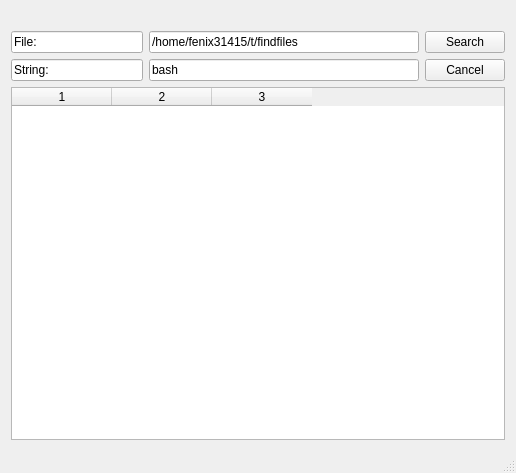
<?xml version="1.0" encoding="UTF-8"?>
<ui version="4.0">
 <class>MainWindow</class>
 <widget class="QMainWindow" name="MainWindow">
  <property name="geometry">
   <rect>
    <x>0</x>
    <y>0</y>
    <width>516</width>
    <height>473</height>
   </rect>
  </property>
  <property name="windowTitle">
   <string>MainWindow</string>
  </property>
  <widget class="QWidget" name="centralWidget">
   <layout class="QGridLayout" name="gridLayout_3">
    <item row="3" column="0" colspan="4">
     <widget class="QTableWidget" name="table_result">
      <property name="columnCount">
       <number>3</number>
      </property>
      <attribute name="horizontalHeaderCascadingSectionResizes">
       <bool>true</bool>
      </attribute>
      <column/>
      <column/>
      <column/>
     </widget>
    </item>
    <item row="1" column="3">
     <widget class="QPushButton" name="button_search">
      <property name="text">
       <string>Search</string>
      </property>
     </widget>
    </item>
    <item row="2" column="0">
     <widget class="QLineEdit" name="lineEdit_2">
      <property name="text">
       <string>String:</string>
      </property>
      <property name="readOnly">
       <bool>true</bool>
      </property>
     </widget>
    </item>
    <item row="2" column="3">
     <widget class="QPushButton" name="button_cancel">
      <property name="text">
       <string>Cancel</string>
      </property>
     </widget>
    </item>
    <item row="0" column="1">
     <spacer name="horizontalSpacer">
      <property name="orientation">
       <enum>Qt::Horizontal</enum>
      </property>
      <property name="sizeHint" stdset="0">
       <size>
        <width>40</width>
        <height>20</height>
       </size>
      </property>
     </spacer>
    </item>
    <item row="1" column="0">
     <widget class="QLineEdit" name="lineEdit">
      <property name="text">
       <string>File:</string>
      </property>
      <property name="readOnly">
       <bool>true</bool>
      </property>
     </widget>
    </item>
    <item row="0" column="2">
     <spacer name="horizontalSpacer_3">
      <property name="orientation">
       <enum>Qt::Horizontal</enum>
      </property>
      <property name="sizeHint" stdset="0">
       <size>
        <width>40</width>
        <height>20</height>
       </size>
      </property>
     </spacer>
    </item>
    <item row="1" column="1" colspan="2">
     <widget class="QLineEdit" name="lineEdit_fileName">
      <property name="text">
       <string>/home/fenix31415/t/findfiles</string>
      </property>
     </widget>
    </item>
    <item row="2" column="1" colspan="2">
     <widget class="QLineEdit" name="lineEdit_String">
      <property name="text">
       <string>bash</string>
      </property>
     </widget>
    </item>
   </layout>
  </widget>
  <widget class="QStatusBar" name="statusBar"/>
 </widget>
 <layoutdefault spacing="6" margin="11"/>
 <resources/>
 <connections/>
</ui>
